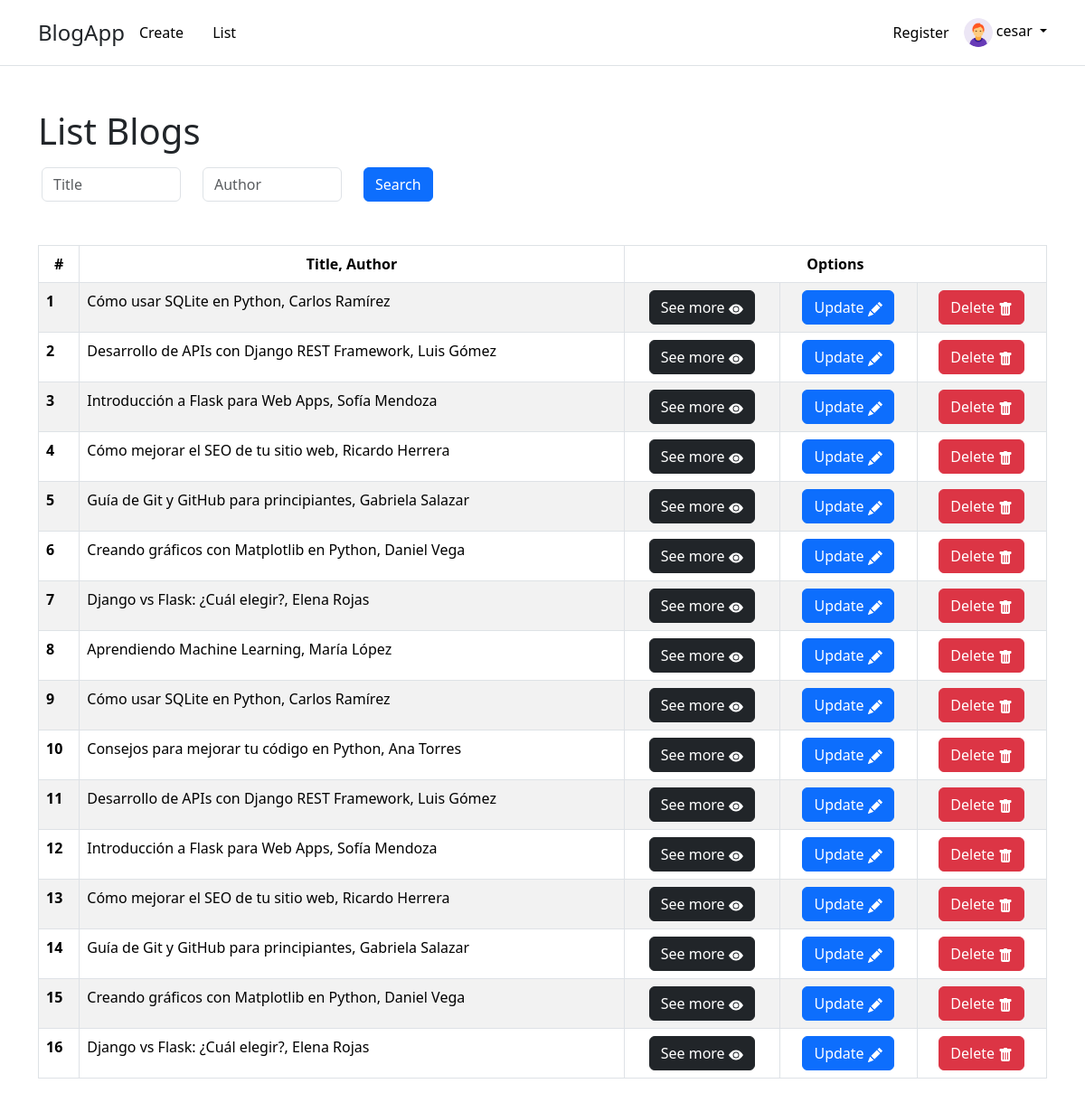
The app's page /list-blog (signed in), older data.
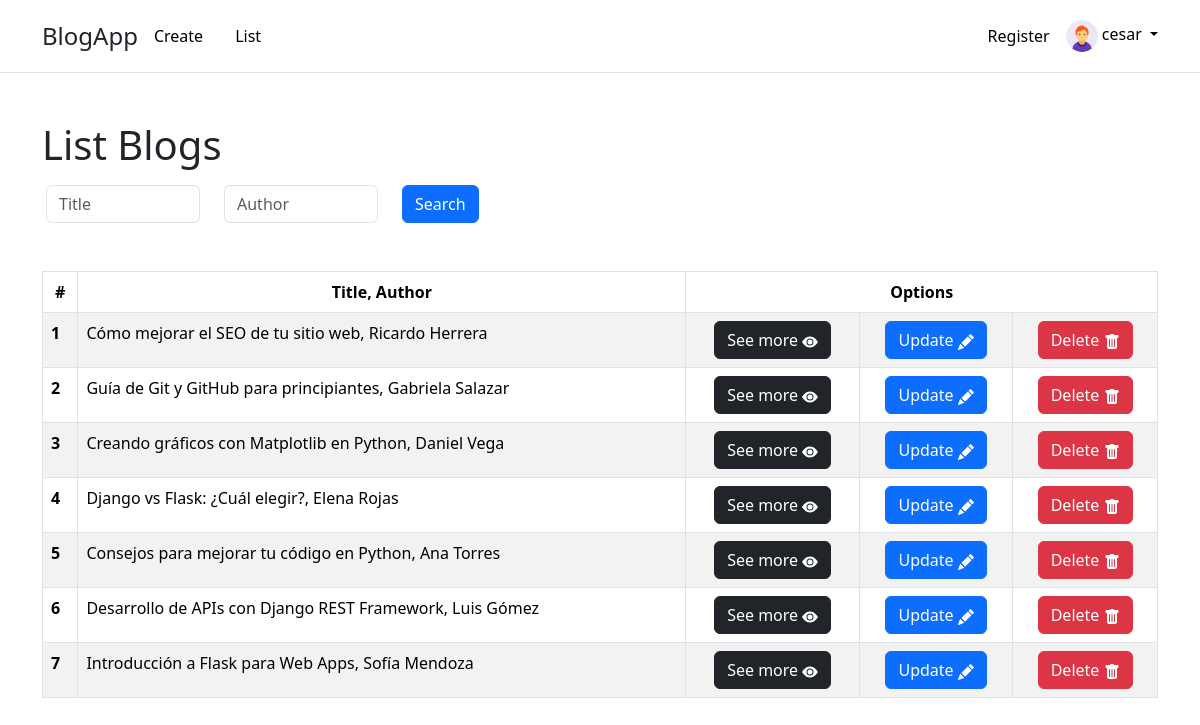
The same page, newer data.
### users/models.py (models this page shows)
class InfoExtra(models.Model):
    user = models.OneToOneField(User, on_delete=models.CASCADE)
    avatar = models.ImageField(upload_to="avatar/", null=True, blank=True)
    birth_date = models.DateField(null=True)
    workplace = models.CharField(max_length=255, null=True, blank=True)
    skills = models.TextField(null=True, blank=True)

### home/models.py (models this page shows)
class Blog(models.Model):
    id = models.UUIDField(primary_key=True, default=uuid.uuid4, editable=False)
    title = models.CharField(max_length=100)
    content = models.TextField()
    author = models.CharField(max_length=100)
    description = models.TextField(null=True, blank=True)
    publication_date = models.DateTimeField(null=True,blank=True)
    is_published = models.BooleanField(default=True)
    tags = models.CharField(max_length=200, null=True, blank=True)
    img_cover = models.ImageField(upload_to="blogs_images/", null=True, blank=True)
    def __str__(self):
        return f"{self.title}, {self.author}"

### home/views.py (the view)
# urls.py: path('list-blog', list_blog, name="list_blog"),
def list_blog(request):
    blogs = Blog.objects.all()
    formContent = SearchBlog(request.GET)
    if formContent.is_valid():
        title_to_search = formContent.cleaned_data.get('title')
        author_to_search = formContent.cleaned_data.get('author')
        blogs = Blog.objects.filter( title__icontains = title_to_search , author__icontains= author_to_search)
    return render(request, 'home/list_blog.html', {'blogs' : blogs, 'formContent' : formContent})

### home/forms.py
class SearchBlog(forms.Form):
    title = forms.CharField(max_length=100, required=False,widget=forms.TextInput(attrs={'class': 'form-control', 'placeholder':'Title'}))
    author = forms.CharField(max_length=100, required=False,widget=forms.TextInput(attrs={'class': 'form-control', 'placeholder':'Author'}))

### home/templates/home/list_blog.html (shortened to what this page needs)
{% extends "template_base.html" %}
{% load static %}
{% block content %}
        {% block title_head %} <h1> List Blogs </h1> {% endblock title_head %}
        <form action="" class="row g-3" style="max-width: 50%">
            <div class="row mt-4">
              <div class="col-sm-12 col-md-4 col-lg-4">
                {{formContent.title}}
              </div>
              <div class="col-sm-12 col-md-4 col-lg-4">
                {{formContent.author}}
              </div>
              <div class="col-sm-12 col-md-4 col-lg-4">
                <button class="btn btn-primary" type="submit">Search</button>
              </div>
            </div>
        </form>
        {% if blogs %}
            <table class="table table-striped table-bordered mt-5">
                <thead class="text-center">
                  <tr>
                    <th scope="col">#</th>
                    <th scope="col">Title, Author</th>
                    <th colspan="4">Options</th>
                  </tr>
                </thead>
                <tbody>
                {% for blog  in  blogs%}
                <tr>
                    <th scope="row">{{forloop.counter}}</th>
                    <td colspan="2">{{blog}}</td>
                    <td class="text-center">
                      <a href={% url "details_blog" blog.id %} class="btn btn-dark" role="button" aria-disabled="true">See more <svg xmlns="http://www.w3.org/2000/svg" width="16" height="16" fill="currentColor" class="bi bi-eye-fill" viewBox="0 0 16 16">
                        <path d="M10.5 8a2.5 2.5 0 1 1-5 0 2.5 2.5 0 0 1 5 0"/>
                        <path d="M0 8s3-5.5 8-5.5S16 8 16 8s-3 5.5-8 5.5S0 8 0 8m8 3.5a3.5 3.5 0 1 0 0-7 3.5 3.5 0 0 0 0 7"/>
                      </svg></a>
                    </td>
                    <td class="text-center">
                      <a href={% url "update_blog" blog.id %} class="btn btn-primary" role="button" aria-disabled="true">Update </a>
                    </td>
                    <td class="text-center">
                      <a href={% url "delete_blog" blog.id %} class="btn btn-danger" role="button" aria-disabled="true">Delete </a>
                    </td>
                  </tr>
                {% endfor %}
            </tbody>
        </table>
        {% else %}
            <div class="mt-5 alert alert-warning" role="alert">No found Blog</div>
        {% endif %}
{% endblock content %}

### templates/template_base.html (shortened to what this page needs)
<!DOCTYPE html>
<html lang="en">
  {% load static %}
  {% load bootstrap_icons %}
  <head>
    <link href="https://cdn.jsdelivr.net/npm/bootstrap@5.3.3/dist/css/bootstrap.min.css" rel="stylesheet" />
  </head>
  <body>
    <header class="p-3 mb-3 border-bottom">
        <div class="container">
          <div class="d-flex flex-wrap align-items-center justify-content-center justify-content-lg-start">
            <a class="navbar-brand fs-4" href="{% url 'home' %}">BlogApp</a>
            <ul class="nav col-12 col-lg-auto me-lg-auto mb-2 justify-content-center mb-md-0">
                <li><a class="nav-link link-body-emphasis" href="{% url 'create_blog' %}">Create</a></li>
                <li><a class="nav-link link-body-emphasis" href="{% url 'list_blog' %}">List</a></li>
            </ul>
            <div class="col-12 col-lg-auto mb-3 mb-lg-0 me-lg-3" data-landmark-index="2">
              <a class="nav-link link-body-emphasis" href="{% url 'register' %}">Register</a>
            </div>
            {% if request.user.is_authenticated  %}
              <div class="dropdown text-end">
                <a href="#" class="d-block link-body-emphasis text-decoration-none dropdown-toggle" data-bs-toggle="dropdown" aria-expanded="false">
                  {% if request.user.infoextra.avatar %}
                    <img src={{ request.user.infoextra.avatar.url}} alt="mdo" width="32" height="32" class="rounded-circle">
                  {% else %}
                    <img src={% static "assets/img/user.png" %} alt="mdo" width="32" height="32" class="rounded-circle">
                  {% endif %}
                  {{ request.user.username }}
                </a>
              </div>
            {% else %}
            <div class="d-flex spa">
              <a class="nav-link link-body-emphasis" href="{% url 'login' %}">Login</a>
            </div>
            {% endif %}
          </div>
        </div>
      </header>
    <div class="mt-5 container">
      {% block content %}{% endblock %}
    </div>
  </body>
</html>

Row changes from the older to the newer data that the page shows:
removed Blog: title+author "Cómo usar SQLite en Python, Carlos Ramírez"
removed Blog: title+author "Desarrollo de APIs con Django REST Framework, Luis Gómez"
removed Blog: title+author "Introducción a Flask para Web Apps, Sofía Mendoza"
removed Blog: title+author "Aprendiendo Machine Learning, María López"
removed Blog: title+author "Cómo usar SQLite en Python, Carlos Ramírez"
removed Blog: title+author "Cómo mejorar el SEO de tu sitio web, Ricardo Herrera"
removed Blog: title+author "Guía de Git y GitHub para principiantes, Gabriela Salazar"
removed Blog: title+author "Creando gráficos con Matplotlib en Python, Daniel Vega"
removed Blog: title+author "Django vs Flask: ¿Cuál elegir?, Elena Rojas"
